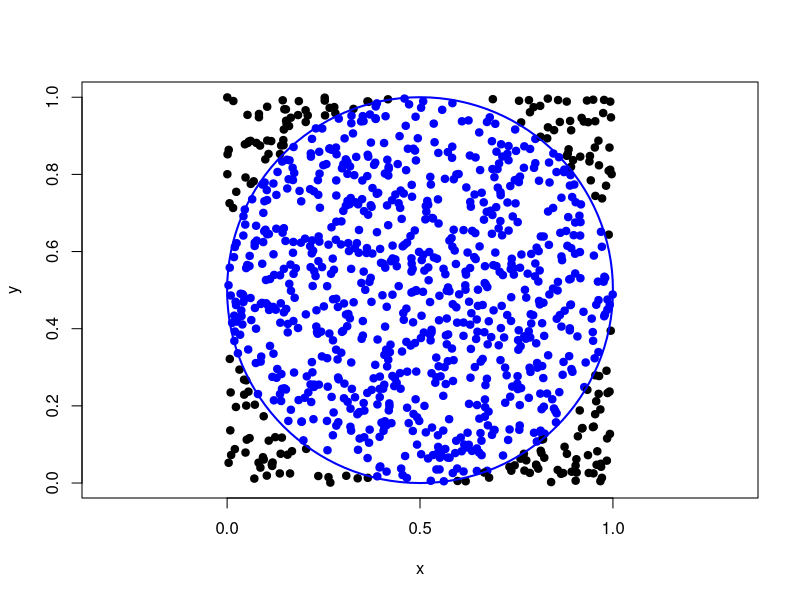
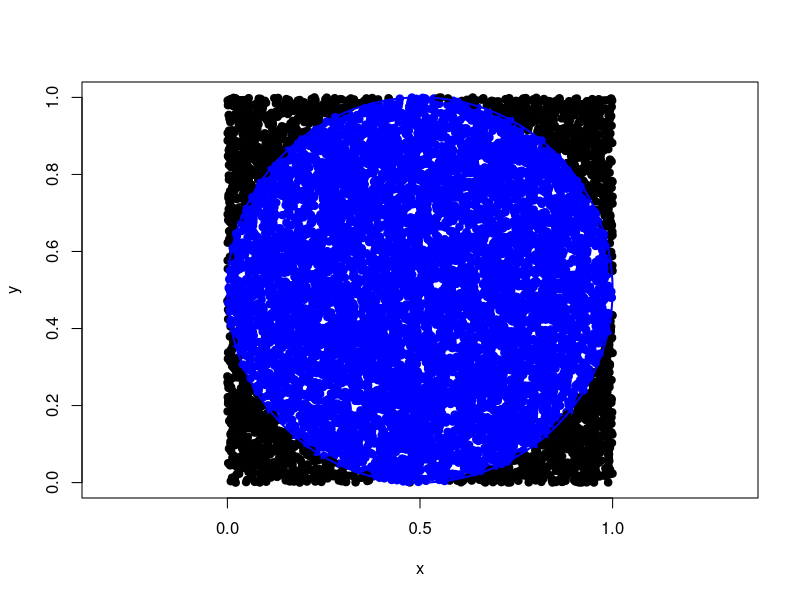
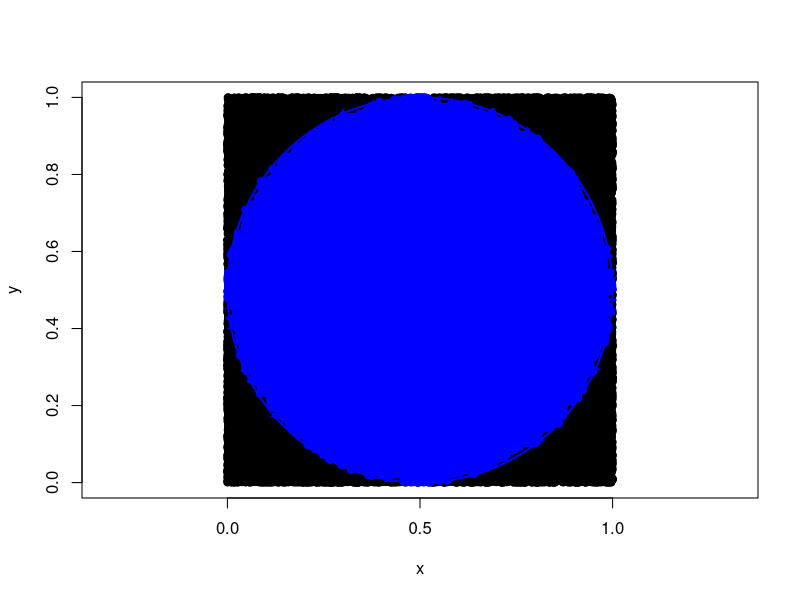
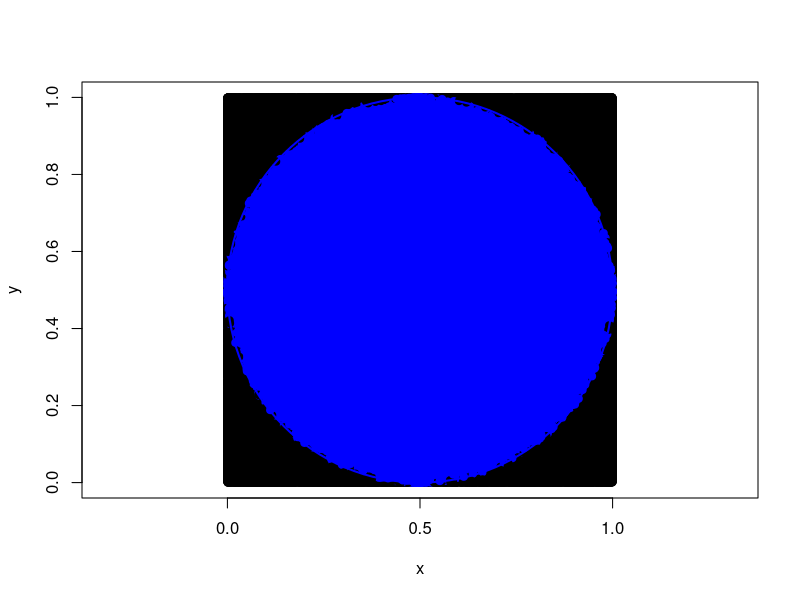

Recreate these plots in R, in order. (Note: this script raises an error after producing the figures.)
## ---- chunk 1
knitr::opts_chunk$set(echo = TRUE)
## ---- chunk 2
# Definiendo la semilla. Se puede remplazar el valor por cualquier otro valor entero
set.seed(123)

#Definimos una función para simular los n valores 
estimadorPI <- function(n) {
  # Generamos n coordenadas Xn y Yn
  x <- runif(n, min = 0, max = 1)
  y <- runif(n, min = 0, max = 1)
  
  # Verificamos si cada punto X y Y se encuentra dentro del círculo
  puntosDentro <- ((x - 0.5)^2) + ((y - 0.5)^2) < 0.25
  
  puntosCirculo <- sum(puntosDentro)
  estimadorPI <- 4 * (puntosCirculo / n)
  
  # Graficamos los puntos, diferenciando los que están dentro del círculo
  plot(x, y, col = ifelse(puntosDentro, "blue", "black"), pch = 19, asp = 1)
  
  # Dibujamos el círculo en la gráfica
  symbols(0.5, 0.5, circles = 0.5, add = TRUE, inches = FALSE, lwd = 2, fg = "blue")
  
  return(list(puntosCirculo = puntosCirculo, estimadorPI = estimadorPI))
}
## ---- chunk 3
# Función para graficar
graficarCirculo <- function(x, y, puntosDentro) {
  plot(x, y, col = ifelse(puntosDentro, "blue", "black"), pch = 19, asp = 1,
       xlim = c(0, 1), ylim = c(0, 1))
  
  
  # Dibujamos el círculo en la gráfica
  symbols(0.5, 0.5, circles = 0.5, add = TRUE, inches = FALSE, lwd = 2, fg = "blue")
}
## ---- chunk 4
# Prueba de casos
resultado_1000 <- estimadorPI(1000)
resultado_10000 <- estimadorPI(10000)
resultado_100000 <- estimadorPI(100000)
resultado_1000000 <- estimadorPI(1000000)
resultado_1000000000 <- estimadorPI(1000000000)
## ---- chunk 5
# Error Absoluto
errorAbsoluto_1000 <- abs(resultado_1000$estimadorPI - pi)
errorAbsoluto_10000 <- abs(resultado_10000$estimadorPI - pi)
errorAbsoluto_100000 <- abs(resultado_100000$estimadorPI - pi)
errorAbsoluto_1000000 <- abs(resultado_1000000$estimadorPI - pi)
errorAbsoluto_1000000000 <- abs(resultado_1000000000$estimadorPI - pi)
## ---- chunk 6
# Resultados
cat("Número de puntos dentro del círculo:", resultado_1000$puntosCirculo, "\n")
cat("Estimación valor de PI para n=1000:", resultado_1000$estimadorPI, "\n")
cat("Error absoluto para n=1000:", errorAbsoluto_1000, "\n\n")

cat("Número de puntos dentro del círculo:", resultado_10000$puntosCirculo, "\n")
cat("Estimación  valor de PI para n=10000:", resultado_10000$estimadorPI, "\n\n")
cat("Error absoluto para n=10000:", errorAbsoluto_10000, "\n\n")

cat("Número de puntos dentro del círculo:", resultado_100000$puntosCirculo, "\n")
cat("Estimación valor de PI para n=100000:", resultado_100000$estimadorPI, "\n\n")
cat("Error absoluto para n=100000:", errorAbsoluto_100000, "\n\n")

cat("Número de puntos dentro del círculo:", resultado_1000000$puntosCirculo, "\n")
cat("Estimación valor de PI para n=1000000:", resultado_1000000$estimadorPI, "\n\n")
cat("Error absoluto para n=1000000:", errorAbsoluto_1000000, "\n\n")

cat("Número de puntos dentro del círculo:", resultado_1000000000$puntosCirculo, "\n")
cat("Estimación valor de PI para n=1000000000:", resultado_1000000000$estimadorPI, "\n")
cat("Error absoluto para n=1000000000:", errorAbsoluto_1000000000, "\n\n")
